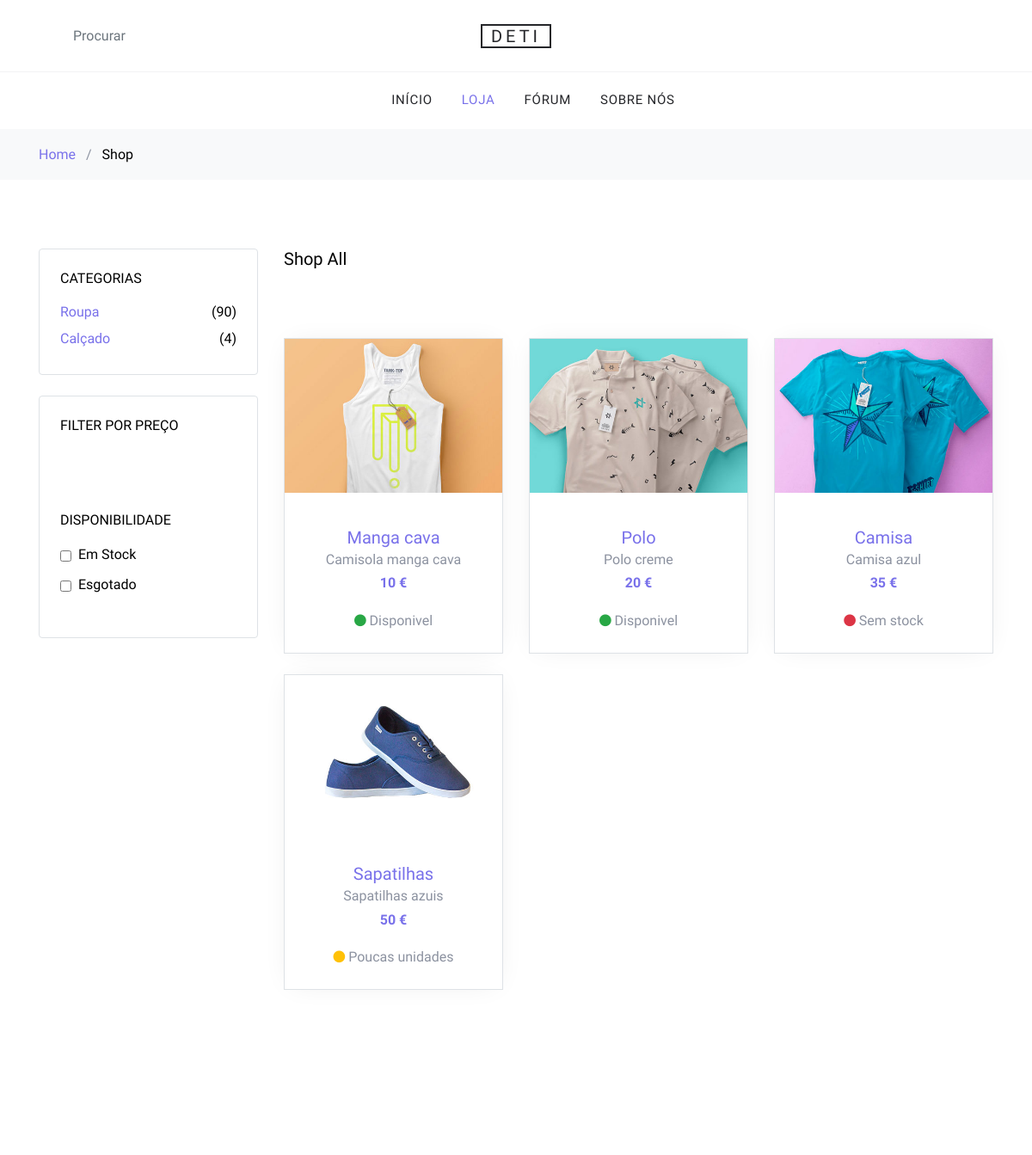
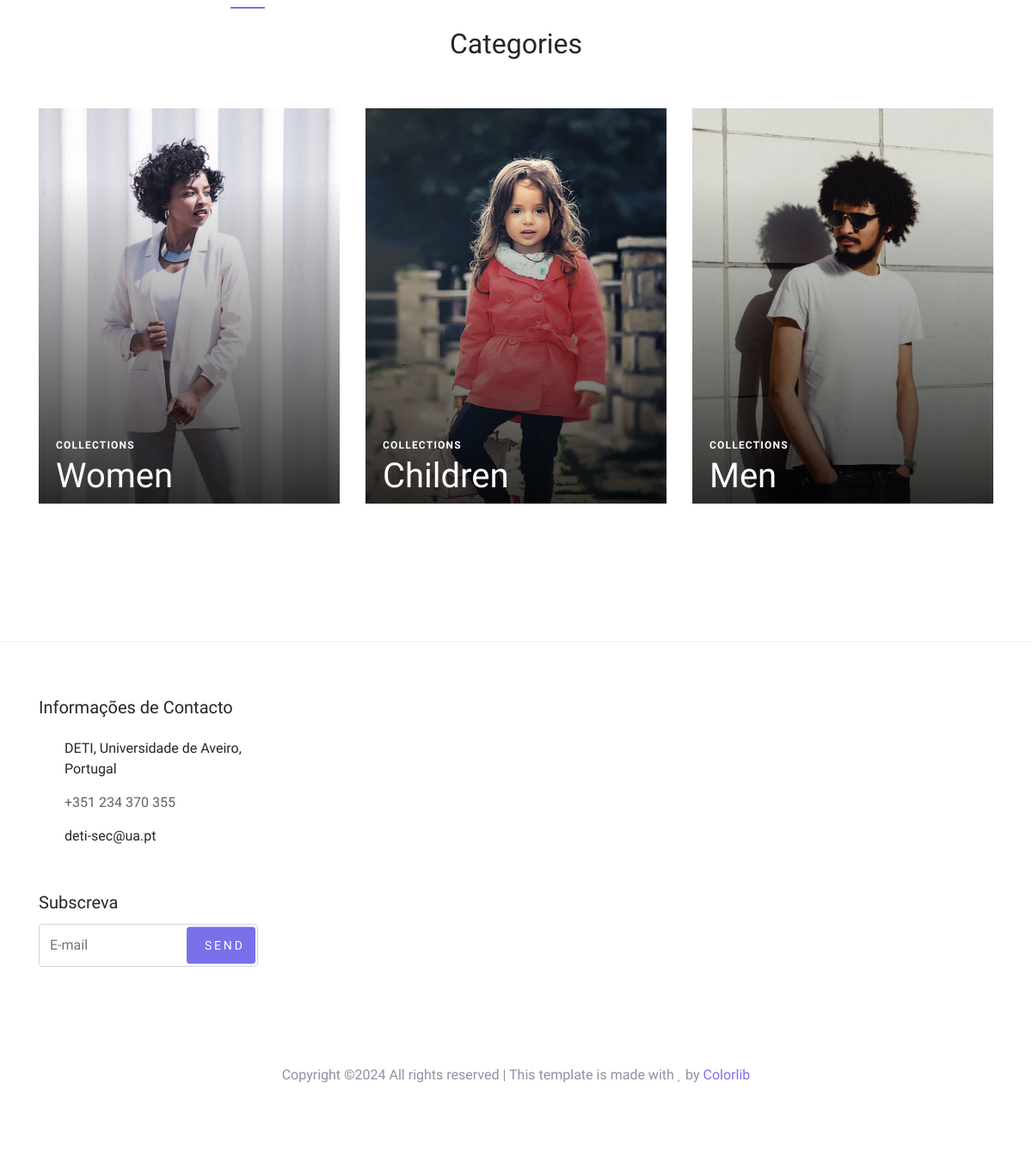
Page /shop on the committed database (2 pictures, top to bottom).
### tables this page shows
CREATE TABLE products (id integer primary key, name text, description text, price integer, stock integer, category text, product_image text);

### app_sec.py (the view)
@app.route("/shop")
def shop():
    name = request.args.get("name", default="")
    range = request.args.get("range", default="0 - 500")
    range = re.findall('\d+', range)
    show_available = request.args.get("show_available", default=True, type=is_it_true)
    show_out_of_stock = request.args.get("show_out_of_stock", default=True, type=is_it_true)
    category = request.args.get("category", default="%")
    db = DatabaseWrappers()
    items = db.get_products(name,
                            int(range[0]),
                            int(range[1]),
                            show_available,
                            show_out_of_stock,
                            category )
    print(items)
    if request.headers.get('X-Requested-With') == 'XMLHttpRequest':
        return render_template("shop_items.html", items=items)
    else:
        return render_template("shop.html", items=items, categories=db.get_categories(), active_cat=category, name=name if name!="" else None)

### dbwrappers.py (called while the page is built)
    def fetch_json(self):
        colname = [ d[0] for d in self.cursor.description ]
        result_list = [ dict(zip(colname, r)) for r in self.cursor.fetchall() ]
        return result_list

    def get_categories(self):
        self.cursor.execute(
            "SELECT category, SUM(stock)\n"
            "FROM products\n"
            "GROUP BY category\n"
            "ORDER BY SUM(stock) DESC"
        )
        return [(i[0].capitalize(), i[1]) for i in self.cursor.fetchall()]

### templates/shop.html (shortened to what this page needs)
{% extends "base.html" %}
{% set active_page = "shop" %}
{% block header%}
<link rel="stylesheet" href="https://cdnjs.cloudflare.com/ajax/libs/font-awesome/4.7.0/css/font-awesome.min.css">
{% endblock%}
{% block content %}
    <div class="bg-light py-3">
      <div class="container">
        <div class="row">
          <div class="col-md-12 mb-0"><a href="/">Home</a> <span class="mx-2 mb-0">/</span> <strong class="text-black">Shop</strong></div>
        </div>
      </div>
    </div>
    <div class="site-section">
      <div class="container">
        <div class="row mb-5">
          <div class="col-md-9 order-2">
            <div class="row">
              <div class="col-md-12 mb-5">
                <div class="float-md-left mb-4"><h2 class="text-black h5">Shop All</h2></div>
              </div>
            </div>
            <div id="item-list" class="row mb-5">
              {% for item in items %}
              <div class="col-sm-6 col-lg-4 mb-4" data-aos="fade-up">
                <div class="block-4 text-center border">
                  <figure class="block-4-image">
                    <a href="/product/{{ item.id }}"><img src="images/products/{{ item.product_image }}" alt="Image placeholder" class="img-fluid"></a>
                  </figure>
                  <div class="block-4-text p-4">
                    <h3><a href="/product/{{ item.id }}"> {{item.name}}</a></h3>
                    <p class="mb-0">{{item.description}}</p>
                    <p class="text-primary font-weight-bold">{{item.price}} €</p>
                    <p class="mb-0 availability-product">
                      {% if item.stock == 0%}
                        <i class="fa fa-circle text-danger" aria-hidden="true"></i>
                        <span>Sem stock</span>
                      {% elif item.stock <= 5%}
                        <i class="fa fa-circle text-warning" aria-hidden="true"></i>
                        <span>Poucas unidades</span>
                      {% else %}
                        <i class="fa fa-circle text-success" aria-hidden="true"></i>
                        <span>Disponivel</span>
                      {% endif %}
                    </p>
                  </div>
                </div>
              </div>
              {% endfor %}
            </div>
          </div>
          <div class="col-md-3 order-1 mb-5 mb-md-0">
            <div class="border p-4 rounded mb-4">
              <h3 class="mb-3 h6 text-uppercase text-black d-block">Categorias</h3>
              <ul class="list-unstyled mb-0">
                {% for i in categories %}
                  <li class="mb-1">
                    {% if i[0] == active_cat %}
                      <div class="d-flex">
                        <a href="/shop">(X)</a>
                        <span>{{ i[0] }}</span>
                        <span class="text-black ml-auto">({{ i[1] }})</span>
                      </div>
                    {% else %}
                      <a href="/shop?category={{ i[0] }}" class="d-flex">
                        <span>{{ i[0] }}</span> <span class="text-black ml-auto">({{ i[1] }})</span>
                      </a>
                    {% endif %}
                  </li>
                {% endfor %}
              </ul>
            </div>
            <div class="border p-4 rounded mb-4">
              <div class="mb-4">
                <h3 class="mb-3 h6 text-uppercase text-black d-block">Filter por Preço</h3>
                <div id="slider-range" class="border-primary slider-range-onclick"></div>
                <input type="text" name="text" id="amount" class="form-control border-0 pl-0 bg-white" disabled="" />
              </div>
              <div class="mb-4">
                <h3 class="mb-3 h6 text-uppercase text-black d-block">Disponibilidade</h3>
                <label for="s_sm" class="d-flex">
                  <input type="checkbox" id="show_available" class="mr-2 mt-1"> <span class="text-black">Em Stock</span>
                </label>
                <label for="s_md" class="d-flex">
                  <input type="checkbox" id="show_out_of_stock" class="mr-2 mt-1"> <span class="text-black">Esgotado</span>
                </label>
              </div>
            </div>
          </div>
        </div>
        <div class="row">
          <div class="col-md-12">
            <div class="site-section site-blocks-2">
                <div class="row justify-content-center text-center mb-5">
                  <div class="col-md-7 site-section-heading pt-4">
                    <h2>Categories</h2>
                  </div>
                </div>
                <div class="row">
                  <div class="col-sm-6 col-md-6 col-lg-4 mb-4 mb-lg-0" data-aos="fade" data-aos-delay="">
                    <a class="block-2-item" href="#">
                      <figure class="image">
                        <img src="images/women.jpg" alt="" class="img-fluid">
                      </figure>
                      <div class="text">
                        <span class="text-uppercase">Collections</span>
                        <h3>Women</h3>
                      </div>
                    </a>
                  </div>
                  <div class="col-sm-6 col-md-6 col-lg-4 mb-5 mb-lg-0" data-aos="fade" data-aos-delay="100">
                    <a class="block-2-item" href="#">
                      <figure class="image">
                        <img src="images/children.jpg" alt="" class="img-fluid">
                      </figure>
                      <div class="text">
                        <span class="text-uppercase">Collections</span>
                        <h3>Children</h3>
                      </div>
                    </a>
                  </div>
                  <div class="col-sm-6 col-md-6 col-lg-4 mb-5 mb-lg-0" data-aos="fade" data-aos-delay="200">
                    <a class="block-2-item" href="#">
                      <figure class="image">
                        <img src="images/men.jpg" alt="" class="img-fluid">
                      </figure>
                      <div class="text">
                        <span class="text-uppercase">Collections</span>
                        <h3>Men</h3>
                      </div>
                    </a>
                  </div>
                </div>
            </div>
          </div>
        </div>
      </div>
    </div>
{% endblock %}

### templates/base.html (shortened to what this page needs)
<!DOCTYPE html>
<html lang="en">
  <head>
    <link rel="stylesheet" href="{{ url_for( 'static', filename='fonts/icomoon/style.css') }}">
    <link rel="stylesheet" href="{{ url_for( 'static', filename='css/bootstrap.min.css') }}">
    <link rel="stylesheet" href="{{ url_for( 'static', filename='css/magnific-popup.css') }}">
    <link rel="stylesheet" href="{{ url_for( 'static', filename='css/jquery-ui.css') }}">
    <link rel="stylesheet" href="{{ url_for( 'static', filename='css/owl.carousel.min.css') }}">
    <link rel="stylesheet" href="{{ url_for( 'static', filename='css/owl.theme.default.min.css') }}">
    <link rel="stylesheet" href="{{ url_for( 'static', filename='css/aos.css') }}">
    <link rel="stylesheet" href="{{ url_for( 'static', filename='css/style.css') }}">
    {% block header%}
    {% endblock%}
  </head>
  <body>
  <div class="site-wrap">
    <header class="site-navbar" role="banner">
      <div class="site-navbar-top">
        <div class="container">
          <div class="row align-items-center">
            <div class="col-6 col-md-4 order-2 order-md-1 site-search-icon text-left">
              <form action="/search" class="site-block-top-search">
                <span class="icon icon-search2"></span>
                <input type="text" name="query" class="form-control border-0" placeholder="Procurar">
              </form>
            </div>
            <div class="col-12 mb-3 mb-md-0 col-md-4 order-1 order-md-2 text-center">
              <div class="site-logo">
                <a href="/" class="js-logo-clone">DETI</a>
              </div>
            </div>
            <div class="col-6 col-md-4 order-3 order-md-3 text-right">
              <div class="site-top-icons">
                  <ul>
                      {% if 'user_id' in session %}
                          <li class="dropdown">
                              <a href="#" class="dropdown-toggle" data-toggle="dropdown" aria-haspopup="true" aria-expanded="false">
                                  <span class="icon icon-person"></span>
                              </a>
                              <div class="dropdown-menu" aria-labelledby="dropdownMenuLink">
                                  <a class="dropdown-item" href="/user_profiles">Perfil</a>
                                  <a class="dropdown-item" href="/logout">Terminar Sessão</a>
                              </div>
                          </li>
                      {% else %}
                          <li><a href="/login"><span class="icon icon-person"></span></a></li>
                      {% endif %}
                      <li><a href="/cart" class="site-cart"><span class="icon icon-shopping_cart"></span></a></li>
                  </ul>
              </div>
          </div>
          </div>
        </div>
      </div>
      <nav class="site-navigation text-right text-md-center" role="navigation">
        <div class="container">
          <ul class="site-menu js-clone-nav d-none d-md-block">
            <li class="{{ 'active' if active_page == 'index' else '' }}"><a href="/">Início</a></li>
            <li class="{{ 'active' if active_page == 'shop' else '' }}"><a href="/shop">Loja</a></li>
            <li class="{{ 'active' if active_page == 'forum' else '' }}"><a href="/forum">Fórum</a></li>
            <li class="{{ 'active' if active_page == 'about' else '' }}"><a href="/about">Sobre nós</a></li>
          </ul>
        </div>
      </nav>
    </header>
    {% block content %}
    {% endblock %}
    <footer class="site-footer border-top">
      <div class="container">
        <div class="row">
          <div class="col-md-6 col-lg-3">
            <div class="block-5 mb-5">
              <h3 class="footer-heading mb-4">Informações de Contacto</h3>
              <ul class="list-unstyled">
                <li class="address">DETI, Universidade de Aveiro, Portugal</li>
                <li class="phone"><a href="tel://351234370355">+351 234 370 355</a></li>
                <li class="email">deti-sec@ua.pt</li>
              </ul>
            </div>
            <div class="block-7">
              <form action="#" method="post">
                <label for="email_subscribe" class="footer-heading">Subscreva</label>
                <div class="form-group">
                  <input type="text" class="form-control py-4" id="email_subscribe" placeholder="E-mail">
                  <input type="submit" class="btn btn-sm btn-primary" value="Send">
                </div>
              </form>
            </div>
          </div>
        </div>
        <div class="row pt-5 mt-5 text-center">
          <div class="col-md-12">
            <p>
            Copyright &copy; All rights reserved | This template is made with <i class="icon-heart" aria-hidden="true"></i> by <a href="https://colorlib.com" target="_blank" class="text-primary">Colorlib</a>
            </p>
          </div>
        </div>
      </div>
    </footer>
  </div>
  </body>
</html>

### rows in the picture
products: product_image (picture), name "Manga cava", description "Camisola manga cava", price "10", stock "Disponivel"
products: product_image (picture), name "Polo", description "Polo creme", price "20", stock "Disponivel"
products: product_image (picture), name "Camisa", description "Camisa azul", price "35", stock 0 (drawn)
products: product_image (picture), name "Sapatilhas", description "Sapatilhas azuis", price "50", stock "Poucas unidades", category "Calçado", i "4"

### other values in the picture
{{ i[0] }} "Roupa"
{{ i[1] }} "90"
